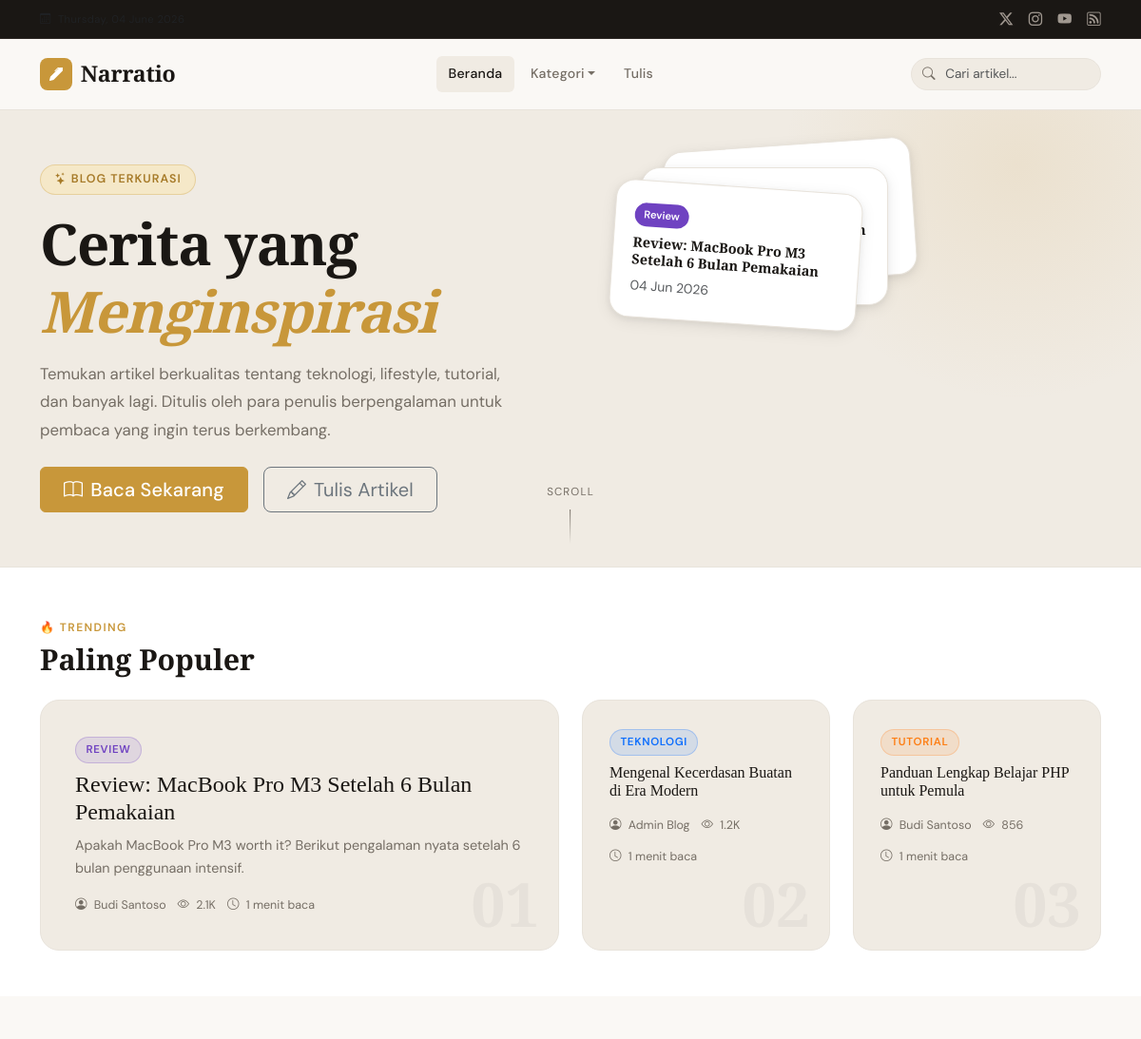
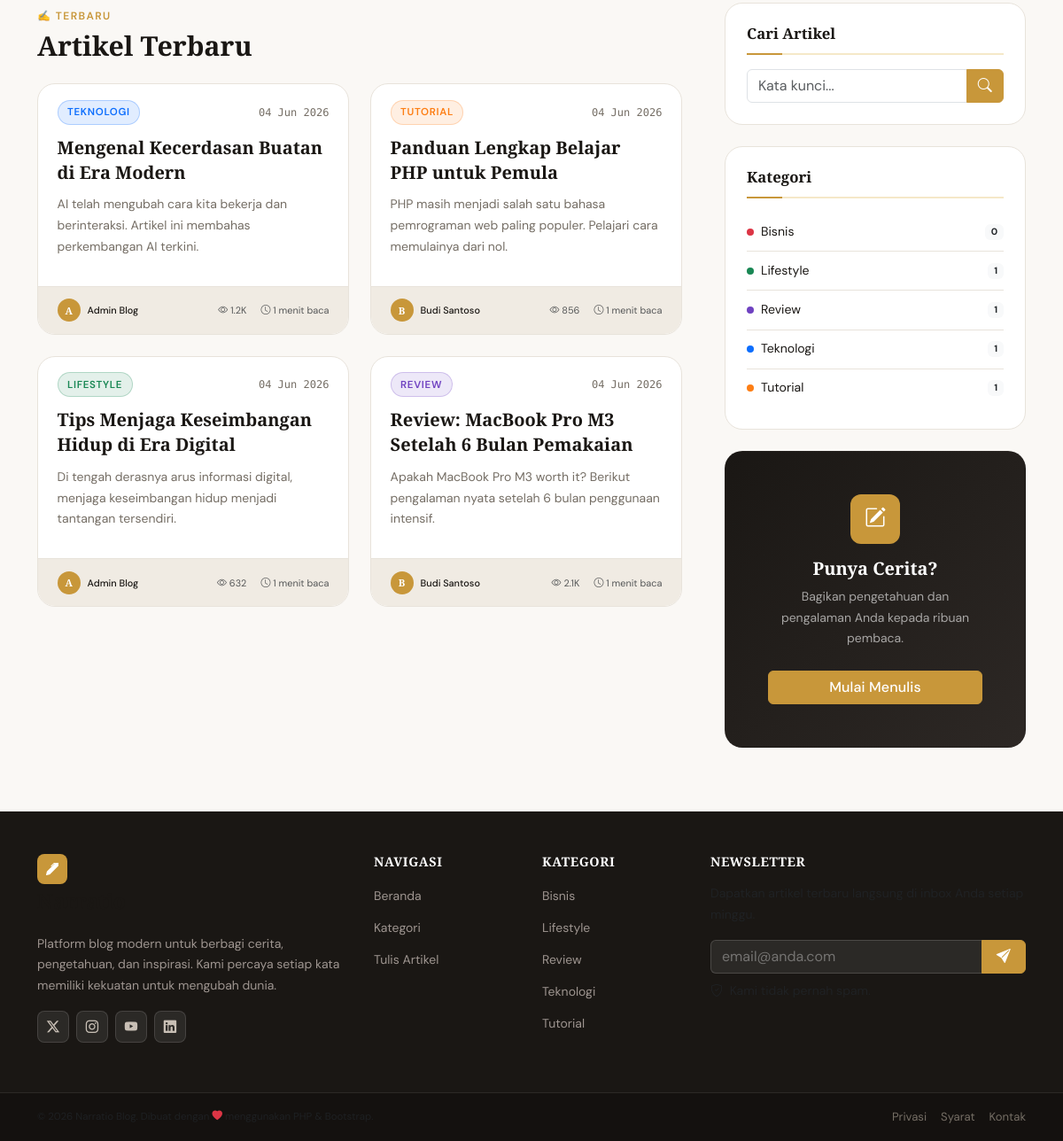
The page / on the database its author committed (2 pictures, top to bottom).
### tables this page shows
CREATE TABLE IF NOT EXISTS posts (
    id INT AUTO_INCREMENT PRIMARY KEY,
    user_id INT NOT NULL,
    category_id INT DEFAULT NULL,
    title VARCHAR(255) NOT NULL,
    slug VARCHAR(280) NOT NULL UNIQUE,
    excerpt TEXT DEFAULT NULL,
    content LONGTEXT NOT NULL,
    thumbnail VARCHAR(255) DEFAULT NULL,
    status ENUM('draft','published','archived') DEFAULT 'draft',
    views INT DEFAULT 0,
    created_at TIMESTAMP DEFAULT CURRENT_TIMESTAMP,
    updated_at TIMESTAMP DEFAULT CURRENT_TIMESTAMP ON UPDATE CURRENT_TIMESTAMP,
    FOREIGN KEY (user_id) REFERENCES users(id) ON DELETE CASCADE,
    FOREIGN KEY (category_id) REFERENCES categories(id) ON DELETE SET NULL
);

CREATE TABLE IF NOT EXISTS categories (
    id INT AUTO_INCREMENT PRIMARY KEY,
    name VARCHAR(100) NOT NULL,
    slug VARCHAR(120) NOT NULL UNIQUE,
    description TEXT DEFAULT NULL,
    color VARCHAR(7) DEFAULT '#6c757d',
    created_at TIMESTAMP DEFAULT CURRENT_TIMESTAMP
);

CREATE TABLE IF NOT EXISTS users (
    id INT AUTO_INCREMENT PRIMARY KEY,
    name VARCHAR(100) NOT NULL,
    email VARCHAR(150) NOT NULL UNIQUE,
    password VARCHAR(255) NOT NULL,
    avatar VARCHAR(255) DEFAULT NULL,
    bio TEXT DEFAULT NULL,
    role ENUM('admin','author','reader') DEFAULT 'reader',
    created_at TIMESTAMP DEFAULT CURRENT_TIMESTAMP,
    updated_at TIMESTAMP DEFAULT CURRENT_TIMESTAMP ON UPDATE CURRENT_TIMESTAMP
);

### views/posts/index.php (the view, shortened to what the rows shown need)
<?php
require_once __DIR__ . '/../layouts/header.php';
?>
<?php if (!isset($query)):  ?>
<section class="hero-section">
    <div class="container">
        <div class="row align-items-center min-vh-50 py-5">
            <div class="col-lg-6">
                <h1 class="hero-title">Cerita yang<br><em>Menginspirasi</em></h1>
            </div>
            <div class="col-lg-6 d-none d-lg-block">
                <div class="hero-illustration">
                    <div class="hero-card-stack">
                        <?php foreach (array_slice($featured ?? [], 0, 3) as $i => $f): ?>
                        <div class="hero-mini-card" style="--card-index:<?= $i ?>">
                            <div class="mini-card-inner">
                                <span class="mini-cat-badge" style="background:<?= htmlspecialchars($f['category_color'] ?? '#333') ?>">
                                    <?= htmlspecialchars($f['category_name'] ?? 'Umum') ?>
                                </span>
                                <h6><?= htmlspecialchars(truncate($f['title'], 50)) ?></h6>
                                <small class="text-muted"><?= formatDate($f['created_at']) ?></small>
                            </div>
                        </div>
                        <?php endforeach; ?>
                    </div>
                </div>
            </div>
        </div>
    </div>
</section>
<?php if (!empty($featured)): ?>
<section class="featured-section py-5">
    <div class="container">
        <div class="section-header d-flex align-items-center justify-content-between mb-4">
            <div>
                <h2 class="section-title">Paling Populer</h2>
            </div>
        </div>
        <div class="row g-4">
            <?php foreach ($featured as $i => $post): ?>
            <div class="col-lg-<?= $i === 0 ? '6' : '3' ?>">
                <article class="featured-card <?= $i === 0 ? 'featured-card--large' : '' ?> h-100">
                    <div class="featured-card__body">
                        <?php if ($post['category_name']): ?>
                        <a class="cat-badge mb-2" style="--cat-color:<?= htmlspecialchars($post['category_color']) ?>"
                           href="index.php?page=categories&slug=<?= $post['category_slug'] ?>">
                            <?= htmlspecialchars($post['category_name']) ?>
                        </a>
                        <?php endif; ?>
                        <h3 class="featured-card__title <?= $i === 0 ? 'h4' : 'h6' ?>">
                            <a href="index.php?page=posts&action=show&slug=<?= $post['slug'] ?>">
                                <?= htmlspecialchars($post['title']) ?>
                            </a>
                        </h3>
                        <?php if ($i === 0): ?>
                        <p class="featured-card__excerpt"><?= htmlspecialchars(truncate($post['excerpt'] ?? $post['content'], 120)) ?></p>
                        <?php endif; ?>
                        <div class="post-meta-sm">
                            <span><i class="bi bi-person-circle"></i> <?= htmlspecialchars($post['author_name']) ?></span>
                            <span><i class="bi bi-eye"></i> <?= formatNumber($post['views']) ?></span>
                            <span><i class="bi bi-clock"></i> <?= readTime($post['content']) ?></span>
                        </div>
                    </div>
                    <div class="featured-card__num"><?= str_pad($i + 1, 2, '0', STR_PAD_LEFT) ?></div>
                </article>
            </div>
            <?php endforeach; ?>
        </div>
    </div>
</section>
<?php endif; ?>
<?php endif;  ?>
<section class="posts-section py-5" id="latest-posts">
    <div class="container">
        <div class="row g-5">
            <div class="col-lg-8">
                <?php if (isset($query)): ?>
                <div class="search-results-header mb-4">
                    <h2 class="h4">Hasil pencarian: "<em><?= htmlspecialchars($query) ?></em>"</h2>
                    <p class="text-muted"><?= count($posts) ?> artikel ditemukan</p>
                </div>
                <?php else: ?>
                <div class="section-header mb-4">
                    <h2 class="section-title">Artikel Terbaru</h2>
                </div>
                <?php endif; ?>
                <?php if (empty($posts)): ?>
                <div class="empty-state">
                    <div class="empty-icon"><i class="bi bi-journal-x"></i></div>
                    <h4>Belum ada artikel</h4>
                    <p class="text-muted">Jadilah yang pertama menulis artikel di sini.</p>
                    <a href="index.php?page=posts&action=create" class="btn btn-primary mt-2">
                        <i class="bi bi-plus-lg me-1"></i>Tulis Artikel
                    </a>
                </div>
                <?php else: ?>
                <div class="row g-4">
                    <?php foreach ($posts as $post): ?>
                    <div class="col-md-6">
                        <article class="post-card h-100" data-aos="fade-up">
                            <div class="post-card__header">
                                <?php if ($post['category_name']): ?>
                                <a class="cat-badge" style="--cat-color:<?= htmlspecialchars($post['category_color']) ?>"
                                   href="index.php?page=categories&slug=<?= $post['category_slug'] ?>">
                                    <?= htmlspecialchars($post['category_name']) ?>
                                </a>
                                <?php endif; ?>
                                <span class="post-card__date"><?= formatDate($post['created_at']) ?></span>
                            </div>
                            <div class="post-card__body">
                                <h2 class="post-card__title h5">
                                    <a href="index.php?page=posts&action=show&slug=<?= $post['slug'] ?>">
                                        <?= htmlspecialchars($post['title']) ?>
                                    </a>
                                </h2>
                                <p class="post-card__excerpt">
                                    <?= htmlspecialchars(truncate($post['excerpt'] ?? $post['content'], 110)) ?>
                                </p>
                            </div>
                            <div class="post-card__footer">
                                <div class="d-flex align-items-center gap-2">
                                    <div class="author-avatar-sm">
                                        <?= mb_substr($post['author_name'], 0, 1) ?>
                                    </div>
                                    <span class="small fw-medium"><?= htmlspecialchars($post['author_name']) ?></span>
                                </div>
                                <div class="d-flex gap-3 small text-muted">
                                    <span><i class="bi bi-eye"></i> <?= formatNumber($post['views']) ?></span>
                                    <span><i class="bi bi-clock"></i> <?= readTime($post['content']) ?></span>
                                </div>
                            </div>
                            <a href="index.php?page=posts&action=show&slug=<?= $post['slug'] ?>" class="post-card__overlay-link" aria-label="Baca: <?= htmlspecialchars($post['title']) ?>"></a>
                        </article>
                    </div>
                    <?php endforeach; ?>
                </div>
                <?php endif;  ?>
            </div>
            <div class="col-lg-4">
                <aside class="sidebar">
                    <div class="sidebar-widget">
                        <ul class="category-list">
                            <?php if (!empty($categories)): foreach ($categories as $cat): ?>
                            <li class="category-list__item">
                                <a href="index.php?page=categories&slug=<?= $cat['slug'] ?>" class="d-flex align-items-center justify-content-between">
                                    <span class="d-flex align-items-center gap-2">
                                        <span class="cat-dot" style="background:<?= htmlspecialchars($cat['color']) ?>"></span>
                                        <?= htmlspecialchars($cat['name']) ?>
                                    </span>
                                    <span class="badge bg-light text-dark"><?= $cat['post_count'] ?></span>
                                </a>
                            </li>
                            <?php endforeach; endif; ?>
                        </ul>
                    </div>
                </aside>
            </div>
        </div>
    </div>
</section>
<?php require_once __DIR__ . '/../layouts/footer.php'; ?>

### views/layouts/footer.php (shortened to what the rows shown need)
</main>
<footer class="site-footer mt-auto">
    <div class="footer-top py-5">
        <div class="container">
            <div class="row g-4">
                <div class="col-lg-2 col-6">
                    <ul class="footer-links">
                        <?php if (!empty($categories)): foreach (array_slice($categories, 0, 5) as $cat): ?>
                        <li>
                            <a href="index.php?page=categories&slug=<?= $cat['slug'] ?>">
                                <?= htmlspecialchars($cat['name']) ?>
                            </a>
                        </li>
                        <?php endforeach; endif; ?>
                    </ul>
                </div>
            </div>
        </div>
    </div>
</footer>
</body>
</html>

### rows shown on the page
posts: $i 0 (drawn), category.name "Review", title "Review: MacBook Pro M3 Setelah 6 Bulan Pemakaian", created_at "04 Jun 2026", category.name "REVIEW", excerpt "Apakah MacBook Pro M3 worth it? Berikut pengalaman nyata setelah 6 bulan penggunaan intensif.", user.name "Budi Santoso", views "2.1K", content "1 menit baca", user.name "B"
posts: $i 1 (drawn), category.name "TEKNOLOGI", title "Mengenal Kecerdasan Buatan di Era Modern", user.name "Admin Blog", views "1.2K", content "1 menit baca", created_at "04 Jun 2026", excerpt "AI telah mengubah cara kita bekerja dan berinteraksi. Artikel ini membahas perkembangan AI terkini.", user.name "A"
posts: $i 2 (drawn), category.name "TUTORIAL", title "Panduan Lengkap Belajar PHP untuk Pemula", user.name "Budi Santoso", views "856", content "1 menit baca", created_at "04 Jun 2026", excerpt "PHP masih menjadi salah satu bahasa pemrograman web paling populer. Pelajari cara memulainya dari nol.", user.name "B"
posts: category.name "LIFESTYLE", created_at "04 Jun 2026", title "Tips Menjaga Keseimbangan Hidup di Era Digital", excerpt "Di tengah derasnya arus informasi digital, menjaga keseimbangan hidup menjadi tantangan tersendiri.", user.name "A", user.name "Admin Blog", views "632", content "1 menit baca"
categories: name "Bisnis", post_count "0"
categories: name "Lifestyle", post_count "1"
categories: name "Review", post_count "1"
categories: name "Teknologi", post_count "1"
categories: name "Tutorial", post_count "1"
